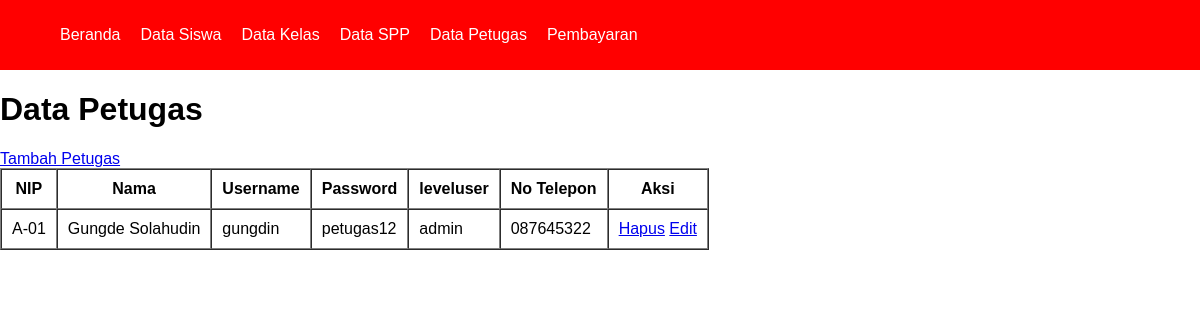
/petugas/petugas.php, run on an earlier commit of the app's database.
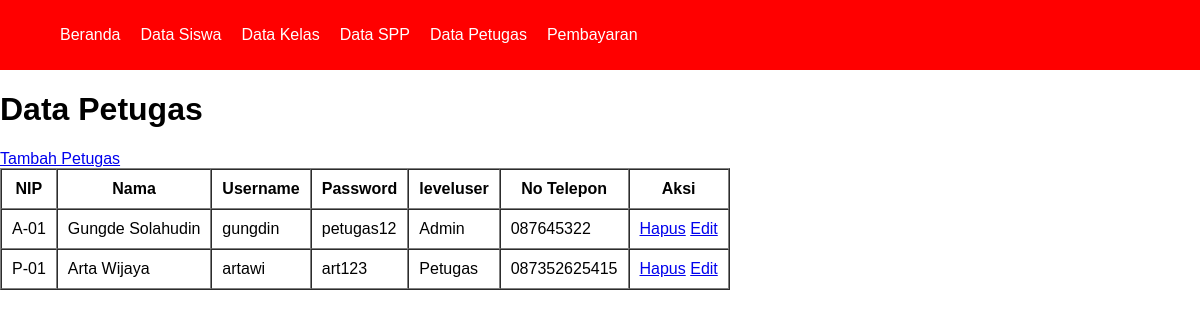
And on a later commit of the database.
### tables this page shows
CREATE TABLE `tb_petugas` (
  `nip` varchar(5) NOT NULL,
  `nama_petugas` varchar(100) NOT NULL,
  `username` varchar(50) NOT NULL,
  `password` varchar(50) NOT NULL,
  `leveluser` varchar(50) NOT NULL,
  `no_telp` varchar(50) NOT NULL
);

### petugas/functions_petugas.php (called while the page is built, shortened)
<?php
    $conn = mysqli_connect("localhost", "root", "", "spp_db");
    function query($query){
        global $conn;
        $result = mysqli_query($conn, $query);
        $rows = [];
        while( $row = mysqli_fetch_assoc($result)) {
            $rows[] = $row;
        }
        return $rows;
    }
?>

### petugas/petugas.php (the view, shortened to what this page needs)
<?php
    require 'functions_petugas.php';
    require '../views/template/navbar.php';
    $petugas = query("SELECT * FROM tb_petugas");
?>
<!DOCTYPE html>
<html lang="en">
<head>
    <link rel="stylesheet" href="../CSS/style.css">
</head>
<body>
    <h1>Data Petugas</h1>
    <a href="create_petugas.php">Tambah Petugas</a>
    <table border="1" cellspacing="0" cellpadding="10">
        <tr>
            <th>NIP</th>
            <th>Nama</th>
            <th>Username</th>
            <th>Password</th>
            <th>leveluser</th>
            <th>No Telepon</th>
            <th>Aksi</th>
        </tr>
        <?php foreach($petugas as $row) : ?>
        <tr>
            <td><?= $row["nip"]; ?></td>
            <td><?= $row["nama_petugas"]; ?></td>
            <td><?= $row["username"] ?></td>
            <td><?= $row["password"]; ?></td>
            <td><?= $row["leveluser"]; ?></td>
            <td><?= $row["no_telp"]; ?></td>
            <td>
                <a href="delete_petugas.php?nip=<?= $row["nip"]; ?>">Hapus</a>
                <a href="update_petugas.php?nip=<?= $row["nip"]; ?>">Edit</a>
            </td>
        </tr>
        <?php endforeach; ?>
    </table>
</body>
</html>

What changed in the data, as far as the page shows it:
changed tb_petugas "Gungde Solahudin": leveluser "admin" → "Admin"
added tb_petugas: nip "P-01", nama_petugas "Arta Wijaya", username "artawi", password "art123", leveluser "Petugas", no_telp "087352625415"
